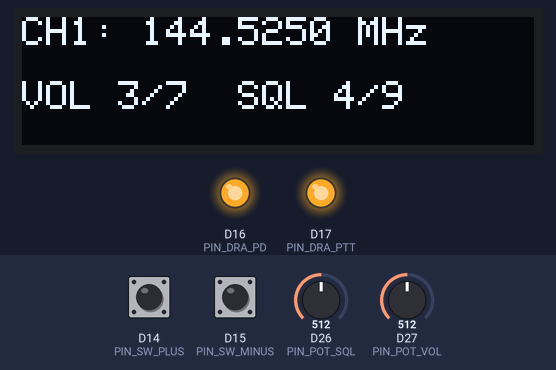
Simulated run of this sketch. Board: Arduino Due. Shown: 128×32 one-colour display, output pins drawn as LEDs (lit = HIGH). The test bench sets the inputs (shaded band); at power-on: D26 (PIN_POT_SQL) = 512, D27 (PIN_POT_VOL) = 512, D14 (PIN_SW_PLUS) HIGH, D15 (PIN_SW_MINUS) HIGH (analog values on the 0–1023 scale). The modem accepts every AT command (registered, SIM ready, sends succeed) and sends nothing else.

Above: at 4.7 s.
4.8 s: D26 (PIN_POT_SQL) set to 555
6.3 s: D26 (PIN_POT_SQL) set to 587
At 7.4 s:
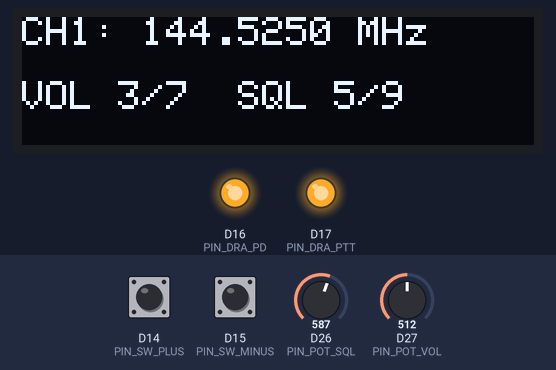
7.9 s: D27 (PIN_POT_VOL) set to 716
At 9.1 s:
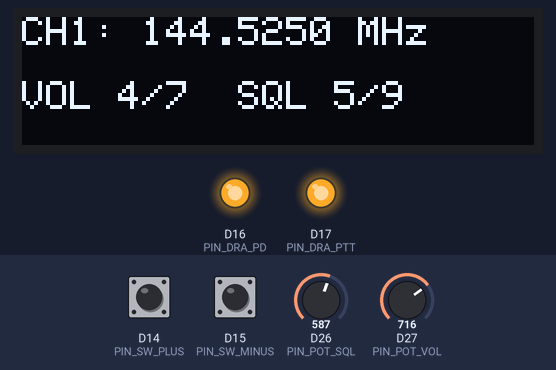
9.4 s: D14 (PIN_SW_PLUS) pulled LOW for 0.15 s
At 10.6 s:
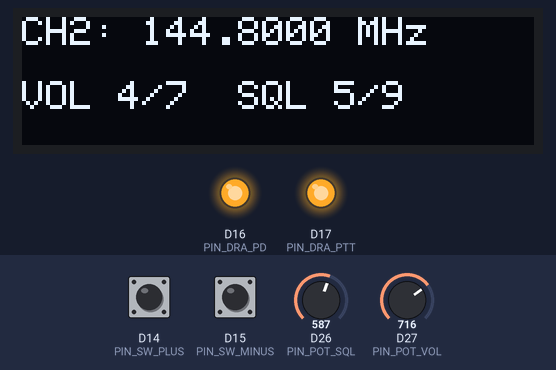
11.0 s: D14 (PIN_SW_PLUS) pulled LOW for 1 s
At 12.5 s:
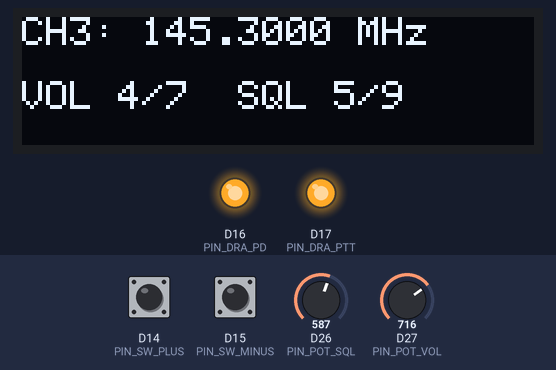
13.5 s: D27 (PIN_POT_VOL) set to 900
At 14.3 s:
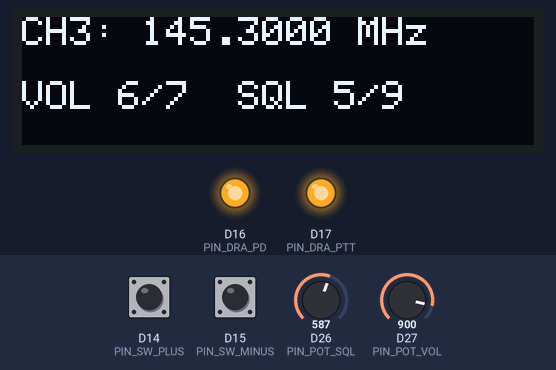
Timing chart, 0 to 16.0 s (numbered marks = the images above; inputs shaded):
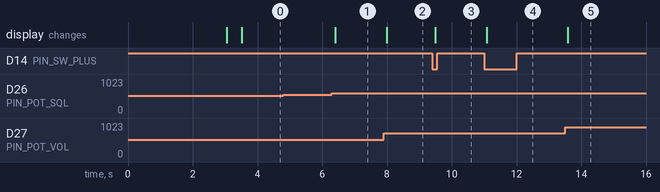

The sketch:

dra818grundig.ino
```cpp
#include <Wire.h>
#include <Adafruit_GFX.h>
#include <Adafruit_SSD1306.h>
#include <SoftwareSerial.h>
#include "logo_128x32.h"   // ← Bootlogo (128x32, MSB-first für drawBitmap)

// ------------------- Display -------------------
#define OLED_WIDTH  128
#define OLED_HEIGHT  32
#define OLED_ADDR   0x3C
Adafruit_SSD1306 display(OLED_WIDTH, OLED_HEIGHT, &Wire, -1);

// ------------------- Pins -------------------
const uint8_t PIN_I2C_SDA  = 4;   // GP4
const uint8_t PIN_I2C_SCL  = 5;   // GP5
const uint8_t PIN_POT_SQL  = 26;  // ADC0 -> Squelch (0..9)
const uint8_t PIN_POT_VOL  = 27;  // ADC1 -> Volume  (0..7 -> DRA 1..8)
const uint8_t PIN_SW_PLUS  = 14;  // Drehschalter "+"
const uint8_t PIN_SW_MINUS = 15;  // Drehschalter "-"

// DRA818 SoftwareSerial auf GP2/GP3
const uint8_t PIN_DRA_RX = 3;     // Pico RX  (vom DRA TXD)
const uint8_t PIN_DRA_TX = 2;     // Pico TX  (zum DRA RXD)
SoftwareSerial DRA(PIN_DRA_RX, PIN_DRA_TX); // (RX, TX)

// optional:
const int PIN_DRA_PD  = 16;       // PowerDown: HIGH=aktiv
const int PIN_DRA_PTT = 17;       // PTT: HIGH=RX, LOW=TX

// ------------------- Frequenzen -------------------
const char* FREQS[] = { "144.5250", "144.8000", "145.3000", "145.3250", "145.3500" };
const int   FREQS_N  = sizeof(FREQS)/sizeof(FREQS[0]);

// ------------------- Zustände -------------------
int idxFreq = 0;                 // Start: 144.5250
int volStep = -1;                // 0..7 (→ DRA 1..8)
int sqlStep = -1;                // 0..9
bool lastPlus=false, lastMinus=false;
unsigned long lastStepMs=0;

// ------------------- Helpers -------------------
int adcToSteps(int raw, int steps) {
  int maxv = (raw > 1023 && raw <= 4095) ? 4095 : 1023;
  int s = map(raw, 0, maxv, 0, steps-1);
  if (s < 0) s = 0; if (s > steps-1) s = steps-1;
  return s;
}

void draSend(const String& cmd) {
  DRA.print(cmd); DRA.print("\r\n");
  unsigned long t0 = millis();
  while (millis() - t0 < 60) { while (DRA.available()) DRA.read(); } // RX-Puffer leeren
}

// AT+DMOSETGROUP=GBW,TFV,RFV,TxCTCSS,SQ,RxCTCSS  | GBW: 0=12.5kHz, 1=25kHz
void draSetGroup(const char* mhz, int sq /*0..9*/) {
  if (sq < 0) sq = 0; if (sq > 9) sq = 9;          // ggf. auf 8 begrenzen, falls Modul das verlangt
  String cmd = "AT+DMOSETGROUP=0,"; // 12.5 kHz
  cmd += mhz; cmd += ","; cmd += mhz; cmd += ",0000,";
  cmd += String(sq);
  cmd += ",0000";
  draSend(cmd);
}

void draSetVolume(int vol /*0..7 UI -> 1..8 Modul*/) {
  int v = vol + 1; if (v < 1) v = 1; if (v > 8) v = 8;
  draSend("AT+DMOSETVOLUME=" + String(v));
}

void draInit() {
  pinMode(PIN_DRA_PD, OUTPUT);  digitalWrite(PIN_DRA_PD, HIGH);  // aktiv
  pinMode(PIN_DRA_PTT, OUTPUT); digitalWrite(PIN_DRA_PTT, HIGH); // RX
  DRA.begin(9600);
  delay(120);
  draSend("AT+DMOCONNECT");      // Handshake
  delay(80);
  draSend("AT+SETFILTER=0,0,0"); // Pre/De-Emph, HPF, LPF aus
}

// ------------------- Anzeige -------------------
void drawScreen(const char* fstr, int vol, int sql) {
  display.clearDisplay();
  display.setTextSize(1);
  display.setTextColor(SSD1306_WHITE);

  // Zeile 1: Kanal + Frequenz
  display.setCursor(0, 0);
  display.print("CH"); display.print(idxFreq+1); display.print(": ");
  display.print(fstr); display.print(" MHz");

  // Zeile 2: VOL / SQL
  display.setCursor(0, 16);
  display.print("VOL "); display.print(vol); display.print("/7  ");
  display.print("SQL "); display.print(sql); display.print("/9");

  display.display();
}

void showBootLogo() {
  display.clearDisplay();
  // logo_128x32 kommt aus logo_128x32.h (MSB-first)
  display.drawBitmap(0, 0, logo_128x32, 128, 32, SSD1306_WHITE);
  display.display();
  delay(3000);              // 3 s anzeigen
  display.clearDisplay();
  display.display();
}

// ------------------- Setup / Loop -------------------
void setup() {
  Wire.setSDA(PIN_I2C_SDA);
  Wire.setSCL(PIN_I2C_SCL);
  Wire.begin();

  pinMode(PIN_SW_PLUS,  INPUT_PULLUP);
  pinMode(PIN_SW_MINUS, INPUT_PULLUP);

  #if defined(analogReadResolution)
    analogReadResolution(12);   // RP2040 kann 12 Bit
  #endif

  if (!display.begin(SSD1306_SWITCHCAPVCC, OLED_ADDR)) { for(;;); }
  showBootLogo();

  // Startwerte aus Potis
  volStep = adcToSteps(analogRead(PIN_POT_VOL), 8);   // 0..7
  sqlStep = adcToSteps(analogRead(PIN_POT_SQL), 10);  // 0..9

  // DRA818 initialisieren & setzen
  draInit();
  draSetGroup(FREQS[idxFreq], sqlStep);
  draSetVolume(volStep);

  drawScreen(FREQS[idxFreq], volStep, sqlStep);
}

void loop() {
  // ---- Potis -> Stufen ----
  static int volLast = -1, sqlLast = -1;

  int volNow = adcToSteps(analogRead(PIN_POT_VOL), 8);   // 0..7
  int sqlNow = adcToSteps(analogRead(PIN_POT_SQL), 10);  // 0..9

  if (volNow != volStep) volStep = volNow;
  if (sqlNow != sqlStep) sqlStep = sqlNow;

  if (volStep != volLast) { draSetVolume(volStep); volLast = volStep; }
  if (sqlStep != sqlLast) { draSetGroup(FREQS[idxFreq], sqlStep); sqlLast = sqlStep; }

  // ---- Drehschalter (+/-) mit Debounce ----
  bool plusNow  = (digitalRead(PIN_SW_PLUS)  == LOW);
  bool minusNow = (digitalRead(PIN_SW_MINUS) == LOW);
  unsigned long now = millis();

  if (plusNow && !lastPlus && (now - lastStepMs > 150)) {
    idxFreq = (idxFreq + 1) % FREQS_N;
    draSetGroup(FREQS[idxFreq], sqlStep);
    lastStepMs = now;
  }
  if (minusNow && !lastMinus && (now - lastStepMs > 150)) {
    idxFreq = (idxFreq - 1 + FREQS_N) % FREQS_N;
    draSetGroup(FREQS[idxFreq], sqlStep);
    lastStepMs = now;
  }
  lastPlus  = plusNow;
  lastMinus = minusNow;

  drawScreen(FREQS[idxFreq], volStep, sqlStep);
  delay(25);
}
```

Source omitted: logo_128x32.h (data table, 3333 bytes)

Measured:
- the behaviour switches between 568 and 569 on D26 (PIN_POT_SQL) (found by bisection; images 0 and 1)
- after the input at 4.8 s, every drawn part: stays the same
- after the input at 6.3 s, the display: changes after 0.11 s (image 1)
- after the input at 7.9 s, the display: changes after 0.09 s (image 2)
- after the input at 9.4 s, the display: changes after 0.10 s (image 3)
- after the input at 11.0 s, the display: changes after 0.08 s (image 4)
- after the input at 13.5 s, the display: changes after 0.08 s (image 5)
